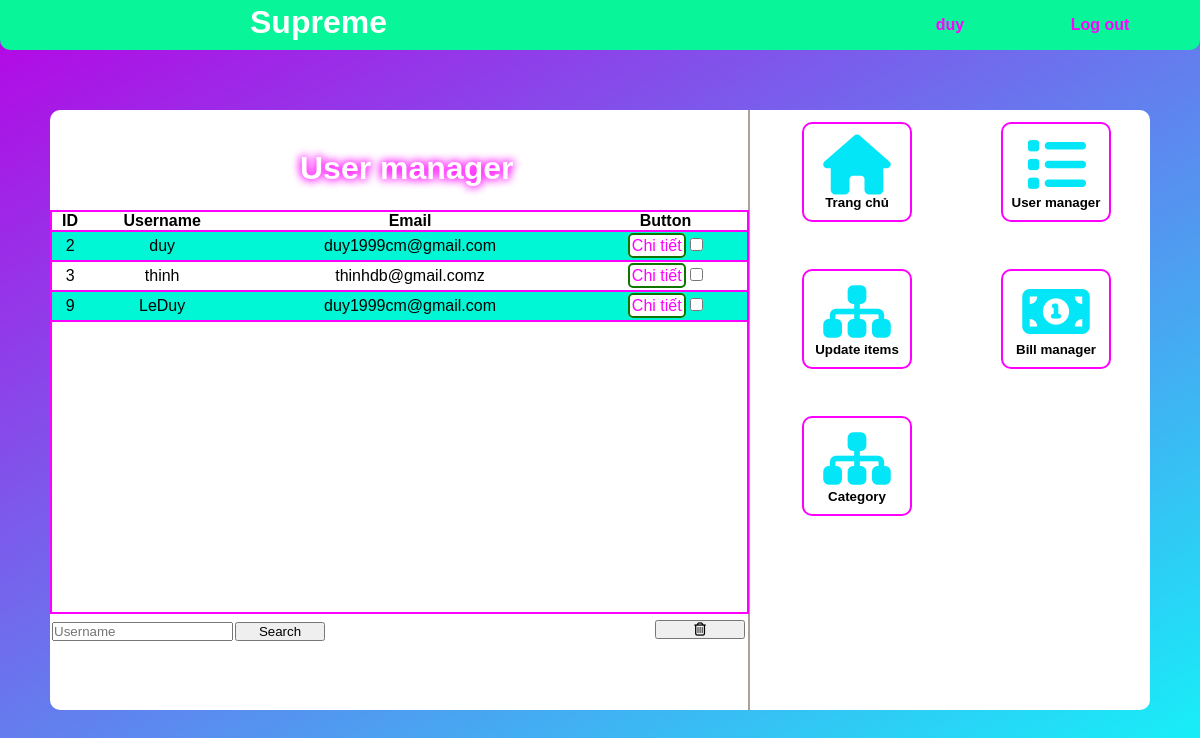
Before: /Admin-user/Admin-user.php (signed in) with the older database file.
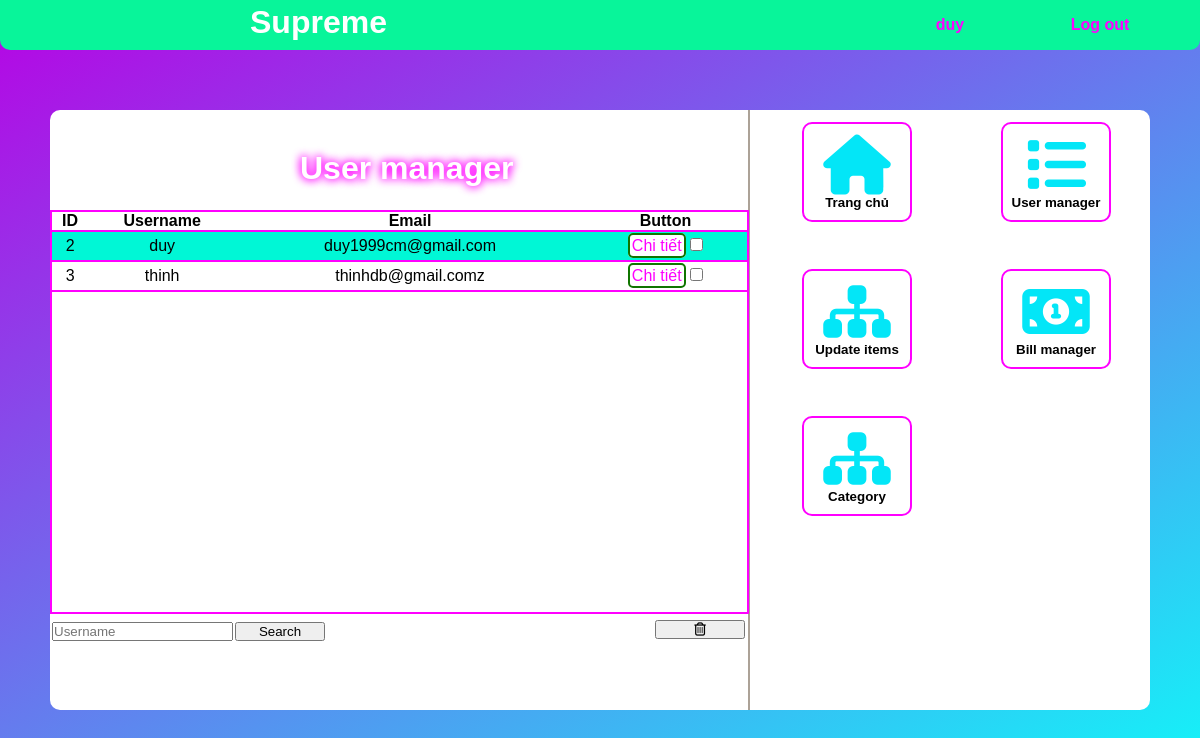
After: the same page with the newer database file.
### tables this page shows
CREATE TABLE `user` (
  `user_id` int(11) NOT NULL,
  `name` varchar(255) DEFAULT NULL,
  `username` varchar(255) NOT NULL,
  `password` varchar(255) NOT NULL,
  `email` varchar(255) NOT NULL,
  `role` int(11) NOT NULL,
  `address` varchar(255) DEFAULT NULL,
  `gender` varchar(255) DEFAULT NULL,
  `phone` int(11) DEFAULT NULL,
  `birthday` date DEFAULT NULL
);

### Admin-user/Admin-user.php (the view, shortened to what this page needs)
<?php
require_once '../config/config.php';
$username=$_SESSION['name'];
$sql="SELECT * FROM `user`";
$result=$con->query($sql);
if ($result->num_rows>0) {
    echo'
        <!DOCTYPE html>
<html>
<header>
    <meta charset="UTF-8">
    <meta name="viewport" content="width=device-width, initial-scale=1">
    <title>ProjectF</title>
    <link rel="icon" href="../Img/manager.ico">
    <link rel="stylesheet" href="Admin-user.css">
    <script src="https://kit.fontawesome.com/1fdc2deffc.js"></script>
</header>
<body>
    <div class="all">
        <div class="title-box">
            <h1>Supreme</h1>
            <a href="../Login-Register/Logout.php">Log out</a>
            <a href="../Admin-main/Admin-main.php">'.$username.'</a>
        </div>
        <div class="big-box" id="big-box">
            <div class="btn-box">
                <table>
                    <tr>
                        <td><a href="../index.php"><button type="button" class="btn"><i class="fas fa-home"></i>
                        <p>Trang chủ</p>
                    </button></a></td>
                        <td><a href="../Admin-user/Admin-user.php"><button type="button" class="btn"><i class="fas fa-list"></i>
                        <p>User manager</p>
                        </button></a></td>
                    </tr>
                    <tr>
                        <td><a href="../Admin-items/Admin-items.php"><button type="button" class="btn"><i class="fas fa-sitemap"></i>
                        <p>Update items</p>
                        </button></a></td>
                        <td><a href="../Admin-bill/Admin-bill.php"><button type="button" class="btn"><i class="fas fa-money-bill-alt"></i>
                            <p>Bill manager</p>
                            </button></a></td>
                    </tr>
                    <tr>
                    <td><a href="../Admin-items/Admin-items.php"><button type="button" class="btn"><i class="fas fa-sitemap"></i>
                    <p>Category</p>
                    </button></a></td>
                </tr>
                </table>
            </div>
            <div class="data-box">
                <h1>User manager</h1>
                <div class="table-box">
                    <form action="xoa.php" method="POST">
                        <table class="table">
                            <tr>
                                <th>ID</th>
                                <th>Username</th>
                                <th>Email</th>
                                <th>Button</th>
                            </tr>
                            ';
                            while($row = $result->fetch_assoc()){
                                echo'
                                <tr>
                                <td>'.$row['user_id'].'</td>
                                <td>'.$row['username'].'</td>
                                <td>'.$row['email'].'</td>
                                <td>
                                    <a href="update.php?id='.$row['user_id'].'">Chi tiết</a>
                                    <input type="checkbox" name="delete[]" value="'.$row['user_id'].'">
                                </td>
                            </tr>
                                ';
                            }
                            echo'
                        </table>
                </div>
                <div class="search-box">
                    <table>
                        <tr>
                            <td>
                                <input type="text" placeholder="Username">
                            </td>
                            <td>
                                <button type="button">Search</button>
                            </td>
                        </tr>
                    </table>
                </div>
                <div class="delete-box">
                        <button type="submit">
                            <i class="far fa-trash-alt"></i>
                        </button>
                </div>
            </form>
            </div>
        </div>
    </div>
</body>
</html>
    ';
}
?>

Changed rows visible on the page:
removed user: user_id "9", username "LeDuy", email "duy1999cm@gmail.com"
